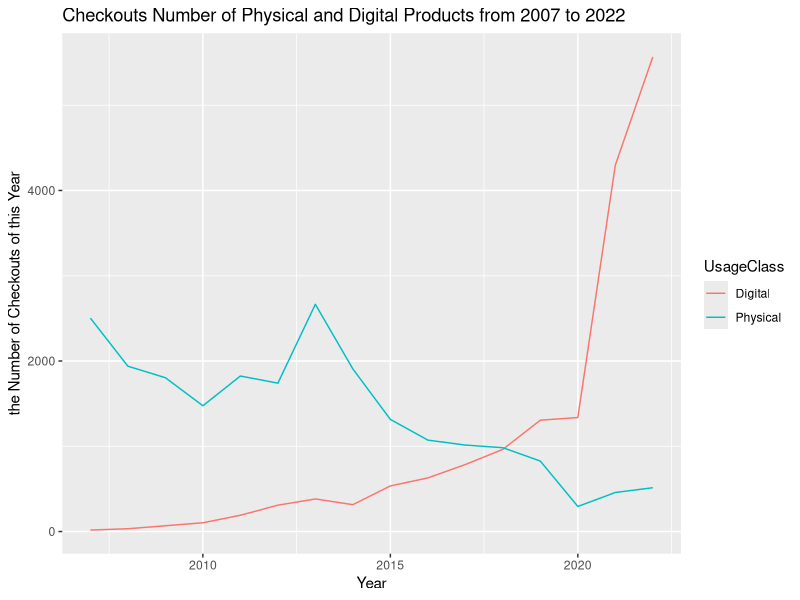

Write R code to recreate this figure.

library(ggplot2)
library(dplyr)
library(tidyverse)
df <- read.csv("Checkouts_by_Title.csv")

digitalData <- df %>%
  filter(CheckoutYear < 2023) %>%
  filter(UsageClass == "Digital") %>%
  group_by(CheckoutYear) %>%
  summarise(number = sum(Checkouts))

physicalData <- df %>%
  filter(CheckoutYear > 2006) %>%
  filter(CheckoutYear < 2023) %>%
  filter(UsageClass == "Physical") %>%
  group_by(CheckoutYear) %>%
  summarise(number = sum(Checkouts))

physicalCheckoutsData <- as.numeric(physicalData$number)
digitalCheckoutsData <- as.numeric(digitalData$number)


chartData <- data.frame(Year = rep(2007:2022, 2), 
                 CheckoutsNumber = c(physicalCheckoutsData,digitalCheckoutsData), 
                 UsageClass = c(rep(paste0("Physical"), each = 16), rep(paste0("Digital"), each = 16)))

ggplot(data = chartData, aes(x = Year, y = CheckoutsNumber)) +
  geom_line(aes(colour = UsageClass)) +
  ggtitle("Checkouts Number of Physical and Digital Products from 2007 to 2022") +
  labs(y = "the Number of Checkouts of this Year")
  